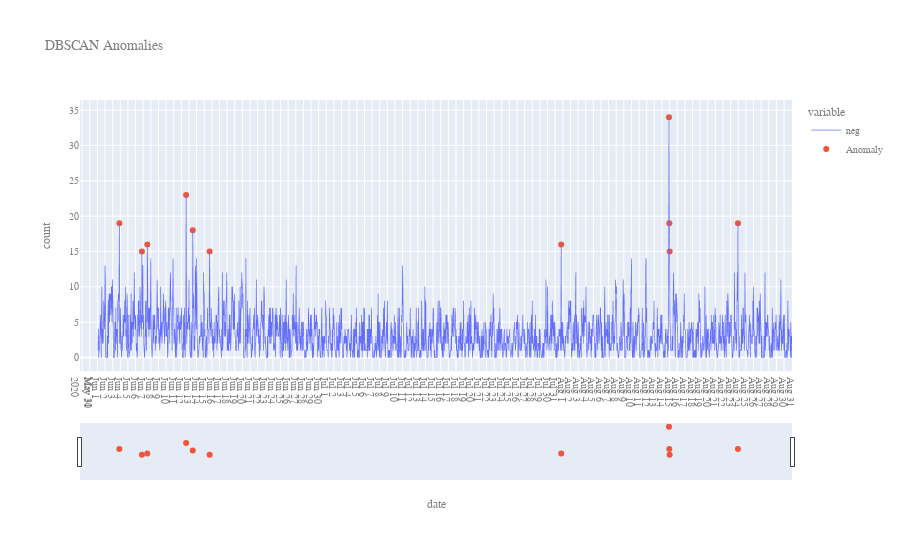

The code cell stored with this chart in its notebook:
### Code cell
outlier_pos = np.where(labels == -1)[0]

x = []; y = [];
for pos in outlier_pos:
    x.append(np.array(data[['neg']])[pos])
    y.append(data[['neg']].index[pos])
    
dfx= pd. DataFrame(x, columns=['anomalies'])
dfy= pd. DataFrame(y, columns=['date_anomalies'])

layout = go.Layout(
    width=1000,
    height=600,
)
fig = go.Figure(layout=layout)
fig = px.line(data[['neg']].loc[data[['neg']].index], title="Jul-Aug 2020")
fig.update_traces(line=dict(width=0.7))
fig.add_trace(go.Scatter(x=dfy['date_anomalies'], y=dfx['anomalies'], mode='markers', name='Anomaly'))
fig.update_xaxes(dtick="0",
                rangeslider_visible=True)
fig.update_layout(
   title = "DBSCAN Anomalies",
   xaxis_title = "date",
   yaxis_title = "count",
   font = dict(
      family = "Courier New, monospace",
      size = 10,
      color = "#7f7f7f"
   )

)

fig.show()

### Figure 1 — Plotly figure (JSON) as saved in the notebook; plotly's stock layout.template omitted (floating-point values rounded to 4 significant figures; data arrays with more than 128 entries replaced by an {"elided": "..."} marker saying what was removed)
{"data": [{"hovertemplate": "variable=neg<br>date=%{x}<br>value=%{y}<extra></extra>", "legendgroup": "neg", "line": {"color": "#636efa", "dash": "solid", "width": 0.7}, "mode": "lines", "name": "neg", "showlegend": true, "type": "scattergl", "x": {"elided": "2134 str values"}, "xaxis": "x", "y": {"elided": "2134 int values"}, "yaxis": "y"}, {"mode": "markers", "name": "Anomaly", "type": "scatter", "x": ["2020-06-03 21:00:00", "2020-06-06 20:00:00", "2020-06-07 13:00:00", "2020-06-12 15:00:00", "2020-06-13 12:00:00", "2020-06-15 17:00:00", "2020-07-31 19:00:00", "2020-08-14 22:00:00", "2020-08-14 23:00:00", "2020-08-15 00:00:00", "2020-08-23 23:00:00"], "y": [19, 15, 16, 23, 18, 15, 16, 34, 19, 15, 19]}], "layout": {"font": {"color": "#7f7f7f", "family": "Courier New, monospace", "size": 10}, "legend": {"title": {"text": "variable"}, "tracegroupgap": 0}, "title": {"text": "DBSCAN Anomalies"}, "xaxis": {"anchor": "y", "domain": [0, 1], "dtick": "0", "rangeslider": {"visible": true}, "title": {"text": "date"}}, "yaxis": {"anchor": "x", "domain": [0, 1], "title": {"text": "count"}}}}
